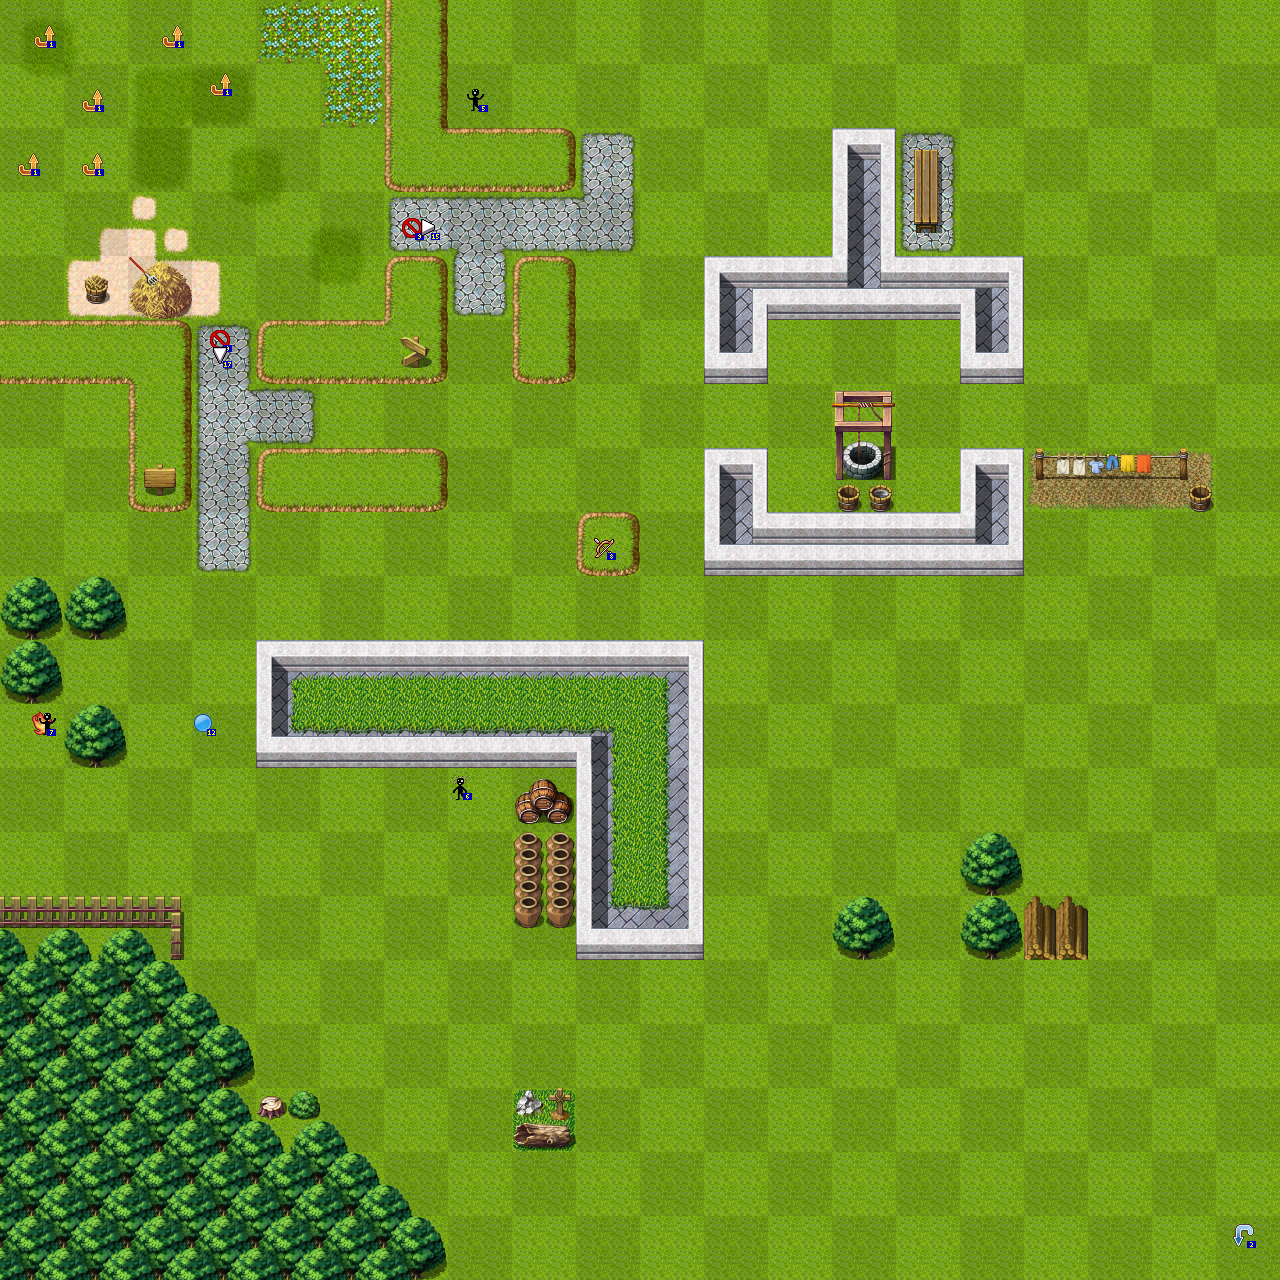

Rendered tile map (Tiled .tmx) drawn with the repository's tilesets; below, a short description and the map source with its tile grids summarised:
An orthogonal 80x80 tile map with 16x16 px tiles, 4 tile layers (background, (helper: do not export!), foreground, entities), 10 tilesets.

<map version="1.0" orientation="orthogonal" width="80" height="80" tilewidth="16" tileheight="16">
 <properties>
  <property name="subdivision" value="4" />
 </properties>
 <tileset firstgid="1" name="entities" tilewidth="24" tileheight="24">
  <image source="entities.png" width="408" height="24" />
 </tileset>
 <tileset firstgid="18" name="TileA1" tilewidth="16" tileheight="16">
  <image source="../client/img/map/TileA1.png" width="512" height="384" />
 </tileset>
 <tileset firstgid="786" name="TileA2" tilewidth="16" tileheight="16">
  <image source="../client/img/map/TileA2.png" width="512" height="384" />
 </tileset>
 <tileset firstgid="1554" name="TileA3" tilewidth="16" tileheight="16">
  <image source="../client/img/map/TileA3.png" width="512" height="256" />
 </tileset>
 <tileset firstgid="2066" name="TileA4" tilewidth="16" tileheight="16">
  <image source="../client/img/map/TileA4.png" width="512" height="480" />
 </tileset>
 <tileset firstgid="3026" name="TileA5" tilewidth="16" tileheight="16">
  <image source="../client/img/map/TileA5.png" width="256" height="512" />
 </tileset>
 <tileset firstgid="3538" name="TileB" tilewidth="16" tileheight="16">
  <image source="../client/img/map/TileB.png" width="512" height="512" />
 </tileset>
 <tileset firstgid="4562" name="TileC" tilewidth="16" tileheight="16">
  <image source="../client/img/map/TileC.png" width="512" height="512" />
 </tileset>
 <tileset firstgid="5586" name="TileD" tilewidth="16" tileheight="16">
  <image source="../client/img/map/TileD.png" width="512" height="512" />
 </tileset>
 <tileset firstgid="6610" name="TileE" tilewidth="16" tileheight="16">
  <image source="../client/img/map/TileE.png" width="512" height="512" />
 </tileset>
 <layer name="background" width="80" height="80">
  <data>[6400 cells, 6400 non-empty, 134 distinct tile ids]</data>
 </layer>
 <layer name="(helper: do not export!)" width="80" height="80" opacity="0.09">
  <data>[6400 cells, 3200 non-empty, 4 distinct tile ids]</data>
 </layer>
 <layer name="foreground" width="80" height="80">
  <data>[6400 cells, 1630 non-empty, 283 distinct tile ids]</data>
 </layer>
 <layer name="entities" width="80" height="80">
  <data>[6400 cells, 16 non-empty, 10 distinct tile ids]</data>
 </layer>
</map>
